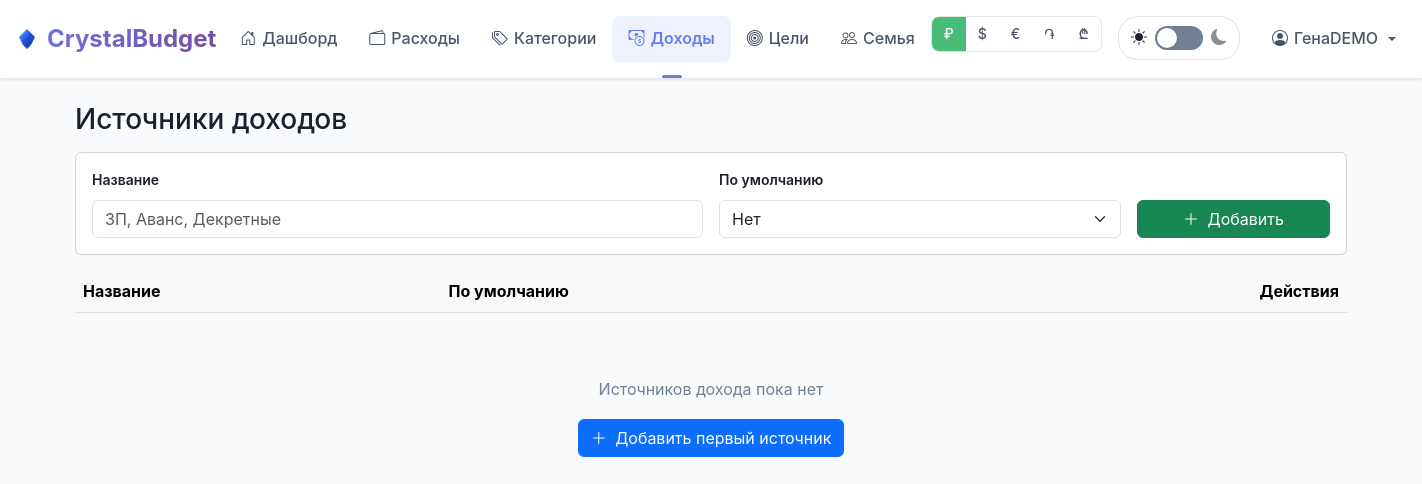
Page /sources (signed in) on the earlier database version.
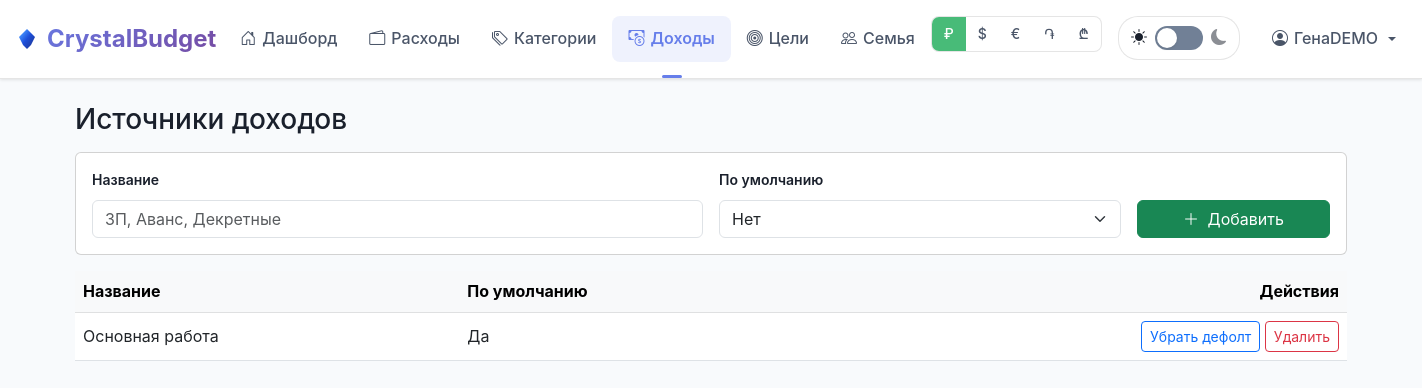
Same page on the later database version.
### tables this page shows
CREATE TABLE income_sources (
      id INTEGER PRIMARY KEY AUTOINCREMENT,
      user_id INTEGER NOT NULL REFERENCES users(id) ON DELETE CASCADE,
      name TEXT NOT NULL,
      is_default INTEGER NOT NULL DEFAULT 0,
      UNIQUE(user_id, name)
    );

### app.py (the view)
@app.route("/sources")
@login_required
def sources_page():
    uid = session["user_id"]
    conn = get_db()
    rows = conn.execute(
        "SELECT id, name, is_default FROM income_sources WHERE user_id=? ORDER BY is_default DESC, name",
        (uid,)
    ).fetchall()
    conn.close()
    return render_template("sources.html", sources=rows)

### app.py (called while the page is built)
@app.context_processor
def inject_currency():
    code = session.get("currency", DEFAULT_CURRENCY)
    info = CURRENCIES.get(code, CURRENCIES[DEFAULT_CURRENCY])
    return dict(currency_code=code, currency_symbol=info["symbol"], currencies=CURRENCIES)

def get_db():
    conn = sqlite3.connect(DB_PATH)
    conn.row_factory = sqlite3.Row
    conn.execute("PRAGMA foreign_keys = ON")
    return conn

def login_required(f):
    @wraps(f)
    def _wrap(*args, **kwargs):
        if "user_id" not in session:
            flash("Войдите, чтобы продолжить", "error")
            return redirect(url_for("login"))
        return f(*args, **kwargs)
    return _wrap

@app.before_request
def make_session_permanent():
    session.permanent = True

### templates/sources.html (shortened to what this page needs)
{% extends "base.html" %}
{% block content %}
<div class="d-flex justify-content-between align-items-center mb-3">
  <h3 class="m-0">Источники доходов</h3>
</div>
<div class="card card-body mb-3">
  <form method="POST" action="{{ url_for('sources_add') }}">
    <div class="row g-3">
      <div class="col-md-6">
        <label class="form-label">Название</label>
        <input class="form-control" name="name" placeholder="ЗП, Аванс, Декретные" required>
      </div>
      <div class="col-md-4">
        <label class="form-label">По умолчанию</label>
        <select class="form-select" name="is_default">
          <option value="0">Нет</option>
        </select>
      </div>
      <div class="col-md-2 d-grid">
        <label class="form-label d-none d-md-block">&nbsp;</label>
        <button class="btn btn-success">
          <i class="bi bi-plus-lg me-1"></i> Добавить
        </button>
      </div>
    </div>
  </form>
</div>
<div class="table-responsive">
  <table class="table align-middle">
    <thead class="table-light">
      <tr>
        <th>Название</th>
        <th>По умолчанию</th>
        <th class="text-end">Действия</th>
      </tr>
    </thead>
    <tbody>
      {% for s in sources %}
      <tr>
        <td>{{ s.name }}</td>
        <td>{{ 'Да' if s.is_default else 'Нет' }}</td>
        <td class="text-end">
          <form class="d-inline" method="POST" action="{{ url_for('sources_update', source_id=s.id) }}">
            <button class="btn btn-sm btn-outline-primary">
              {{ 'Сделать дефолтным' if not s.is_default else 'Убрать дефолт' }}
            </button>
          </form>
          <form class="d-inline" method="POST" action="{{ url_for('sources_delete', source_id=s.id) }}">
            <button class="btn btn-sm btn-outline-danger" onclick="return confirm('Удалить источник «{{ s.name }}»?\n\nВнимание: Удаление невозможно, если с источником связаны записи доходов или привязки к категориям.')">
              Удалить
            </button>
          </form>
        </td>
      </tr>
      {% endfor %}
    </tbody>
  </table>
</div>
{% if not sources %}
<div class="text-center py-5">
  <p class="text-muted mb-3">Источников дохода пока нет</p>
  <button class="btn btn-primary" onclick="document.getElementById('name')?.focus()">
    <i class="bi bi-plus-lg me-1"></i> Добавить первый источник
  </button>
</div>
{% endif %}
{% endblock %}

Differences in the rows shown:
added income_sources: name "Основная работа", is_default "Да", is_default "Убрать дефолт"
Other differences:
text no longer shown: "Источников дохода пока нет Добавить первый источник"
